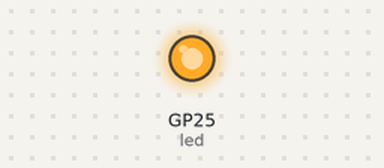
A program run on a simulated Raspberry Pi Pico running MicroPython. Parts: output pins drawn as LEDs (lit = HIGH). What the program prints to the serial console is not drawn.

Above: at 2.5 s.
At 7.5 s:
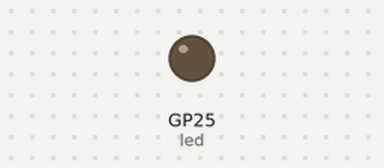
Timing chart, 0 to 13.0 s (numbered marks = the images above):
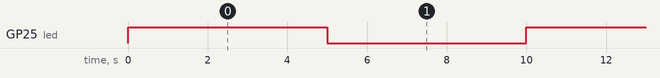

The program:

hello.py
```python
import machine
import time

# The onboard LED on the Pico is connected to pin 25
LED_PIN = 25

# Set up the LED pin as an output
led = machine.Pin(LED_PIN, machine.Pin.OUT)

print("Starting LED flash sequence...")
# Start an infinite loop to flash the LED
while True:
    # Turn the LED on (set pin voltage to HIGH)
    led.value(1)
    # Wait for 0.5 seconds
    time.sleep(5)

    # Turn the LED off (set pin voltage to LOW)
    led.value(0)
    # Wait for 0.5 seconds
    time.sleep(5)
```

Measured:
- by itself, GP25 (led): alternates HIGH for 5.0 s and LOW for 5.0 s
